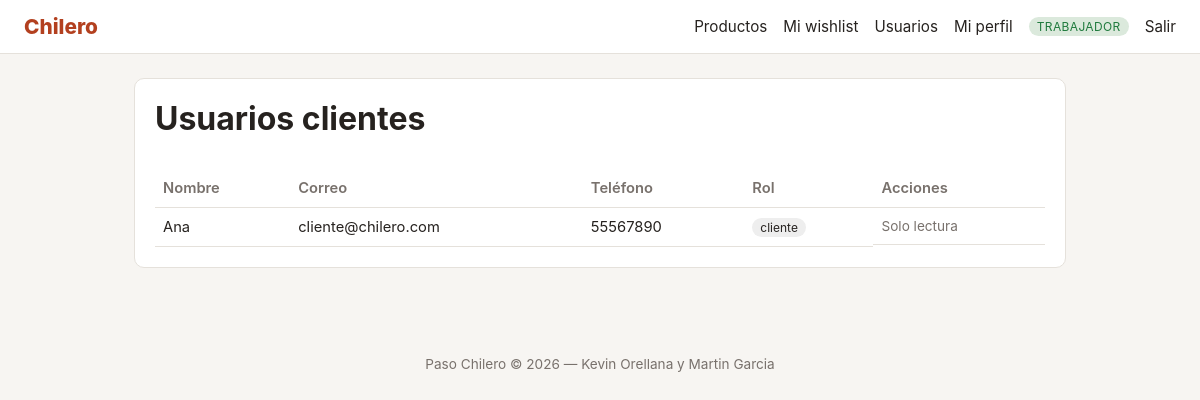
Page /usuarios/index.php (signed in) on the committed database.
### tables this page shows
CREATE TABLE `usuario` (
    `id` INT(11) NOT NULL AUTO_INCREMENT,
    `nombre` VARCHAR(99) NOT NULL,
    `correo` VARCHAR(50) NOT NULL UNIQUE,
    `password` VARCHAR(255) NOT NULL,
    `telefono` VARCHAR(15) DEFAULT NULL,
    `direccion` VARCHAR(255) DEFAULT NULL,
    `tipo_usuario` ENUM('cliente','trabajador','admin') NOT NULL DEFAULT 'cliente',
    PRIMARY KEY (`id`)
);

### includes/auth.php (called while the page is built, shortened)
<?php
function currentRole(): ?string {
    return $_SESSION['user']['tipo_usuario'] ?? null;
}
function hasRole(array $roles): bool {
    $role = currentRole();
    return $role !== null && in_array($role, $roles, true);
}
function h(?string $value): string {
    return htmlspecialchars($value ?? '', ENT_QUOTES, 'UTF-8');
}

### usuarios/index.php (the view, shortened to what this page needs)
<?php
require __DIR__ . '/../config/db.php';
require __DIR__ . '/../includes/auth.php';
$role = currentRole();
if ($role === 'admin') {
    $stmt = $pdo->query('SELECT id, nombre, correo, telefono, tipo_usuario FROM usuario ORDER BY tipo_usuario, nombre');
} else {
    $stmt = $pdo->prepare('SELECT id, nombre, correo, telefono, tipo_usuario FROM usuario WHERE tipo_usuario = "cliente" ORDER BY nombre');
    $stmt->execute();
}
$usuarios = $stmt->fetchAll();
require __DIR__ . '/../includes/header.php';
?>
<div class="card">
    <div style="display:flex;justify-content:space-between;align-items:center;flex-wrap:wrap;gap:10px;">
        <h1><?= $role === 'admin' ? 'Todos los usuarios' : 'Usuarios clientes' ?></h1>
    </div>
    <?php if (!$usuarios): ?>
        <p class="empty-state">No hay usuarios para mostrar.</p>
    <?php else: ?>
    <table>
        <thead>
            <tr><th>Nombre</th><th>Correo</th><th>Teléfono</th><th>Rol</th><th>Acciones</th></tr>
        </thead>
        <tbody>
        <?php foreach ($usuarios as $u): ?>
            <tr>
                <td><?= h($u['nombre']) ?></td>
                <td><?= h($u['correo']) ?></td>
                <td><?= h($u['telefono']) ?></td>
                <td><span class="badge"><?= h($u['tipo_usuario']) ?></span></td>
                <td class="actions">
                    <?php if ($role === 'admin'): ?>
                        <a class="btn btn-sm" href="<?= url('/usuarios/edit.php?id=' . (int)$u['id']) ?>">Editar</a>
                        <form class="form-inline" method="post" action="<?= url('/usuarios/delete.php') ?>" onsubmit="return confirm('¿Eliminar este usuario?');">
                            <input type="hidden" name="id" value="<?= (int)$u['id'] ?>">
                            <button class="btn btn-sm btn-danger" type="submit">Eliminar</button>
                        </form>
                    <?php else: ?>
                        <span class="muted">Solo lectura</span>
                    <?php endif; ?>
                </td>
            </tr>
        <?php endforeach; ?>
        </tbody>
    </table>
    <?php endif; ?>
</div>
<?php require __DIR__ . '/../includes/footer.php'; ?>

### assets/style.css (style rules this page uses)
:root { --primary: #b3401f; --primary-dark: #8a2f16; --bg: #f7f5f2; --card: #ffffff; --text: #26221f; --muted: #78716c; --border: #e5e1db; --ok: #1f7a3d; --err: #b3401f; }
* { box-sizing: border-box; }
body { margin: 0; font-family: -apple-system, Segoe UI, Roboto, Helvetica, Arial, sans-serif; background: var(--bg); color: var(--text); }
h1, h2 { margin-top: 0; }
.card { background: var(--card); border: 1px solid var(--border); border-radius: 10px; padding: 20px; margin-bottom: 20px; }
table { width: 100%; border-collapse: collapse; margin-top: 10px; }
th, td { padding: 10px 8px; border-bottom: 1px solid var(--border); text-align: left; font-size: 0.92rem; }
th { color: var(--muted); font-weight: 600; }
.actions { display: flex; gap: 8px; flex-wrap: wrap; }
.badge { font-size: 0.75rem; padding: 2px 8px; border-radius: 999px; background: #eee; }
.muted { color: var(--muted); font-size: 0.85rem; }

### rows in the picture
usuario: nombre "Ana", correo "cliente@chilero.com", telefono "55567890", tipo_usuario "cliente"

### other values in the picture
$role "TRABAJADOR"
